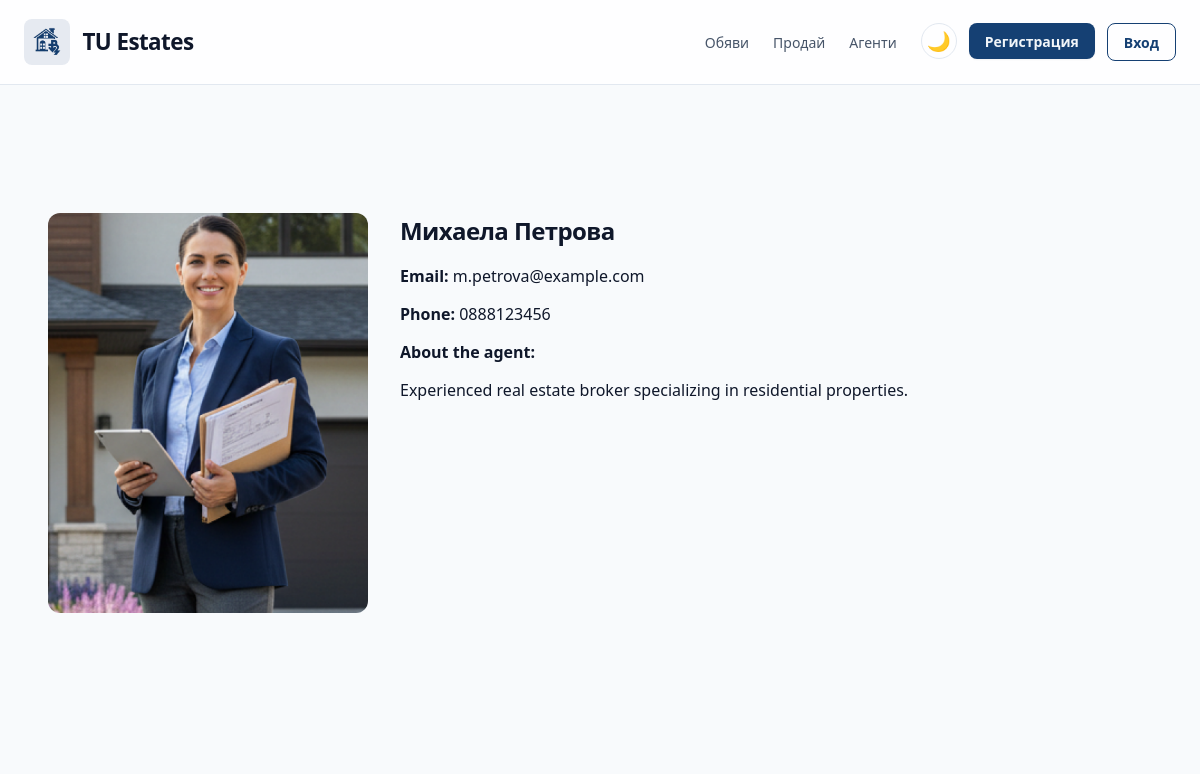
The app's page /index.php?action=agent_profile&id=6, older data.
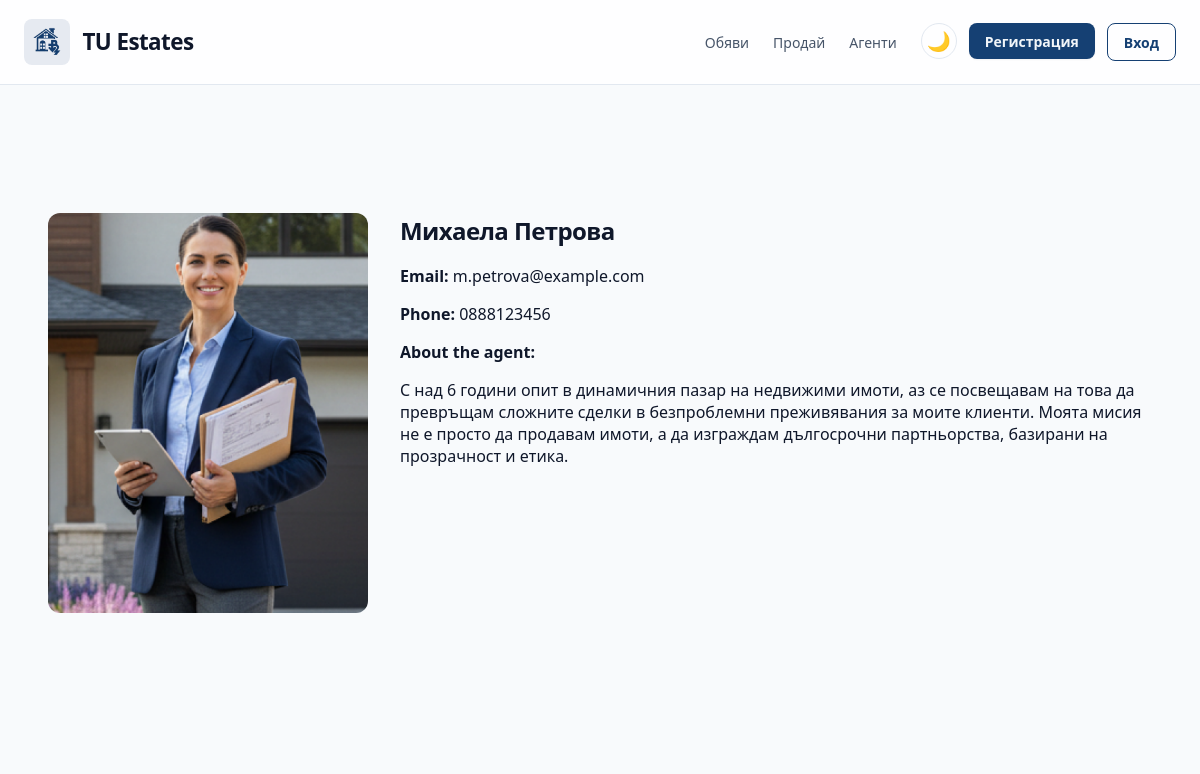
The same page, newer data.
### tables this page shows
CREATE TABLE
    IF NOT EXISTS users (
        id INT AUTO_INCREMENT PRIMARY KEY,
        username VARCHAR(255) NOT NULL,
        email VARCHAR(255) NOT NULL UNIQUE,
        phone VARCHAR(50) NULL,
        image VARCHAR(255) NULL,
        description TEXT NULL,
        password VARCHAR(255) NOT NULL,
        user_type_id INT NOT NULL,
        FOREIGN KEY (user_type_id) REFERENCES user_types (id)
    );

### src/controllers/UserController.php (called while the page is built, shortened)
<?php
class UserController
{
    public static function getAgentById(int $id): ?User
{
    $pdo = Database::getInstance();
    try {
        $stmt = $pdo->prepare("
            SELECT id, username, email, password, user_type_id, phone, image, description
            FROM users
            WHERE id = :id AND user_type_id = 2
        ");
        $stmt->execute(['id' => $id]);
        $row = $stmt->fetch(PDO::FETCH_ASSOC);
        if ($row) {
            return new User(
                $row['id'],
                $row['username'],
                $row['email'],
                $row['password'],
                $row['user_type_id'],
                $row['phone'] ?? null,
                $row['image'] ?? null,
                $row['description'] ?? null
            );
        }
        return null;
    } catch (PDOException $e) {
        die('Error fetching agent: ' . $e->getMessage());
    }
}
}

### src/models/User.php (called while the page is built, shortened)
<?php
class User
{
    private string $username;
    private string $email;
    private ?string $phone;
    private ?string $image;
    private ?string $description;
    public function __construct(  int $id,
        string $username,
        string $email,
        string $password,
        int $userType,
        ?string $phone = null,
        ?string $image = null,
        ?string $description = null)
    {
        $this->username = $username;
        $this->email = $email;
        $this->phone = $phone;
        $this->image = $image;
        $this->description = $description;
    }
    public function getUsername(): string
    {
        return $this->username;
    }
    public function getEmail(): string
    {
        return $this->email;
    }
     public function getPhone(): string
    {
        return $this->phone;
    }
    public function getImage(): string
    {
        return $this->image;
    }
    public function getDescription(): string
    {
        return $this->description;
    }
}

### src/views/agent_profile.php (the view, shortened to what the changed rows need)
<!DOCTYPE html>
<html lang="en">
<head>
    <link rel="stylesheet" href="style.css">
</head>
<body>
    <div class="main_wrapper">
        <header>
            <div class="logo">
                <a class="logo_group" href="index.php?action=homepage">
                    <picture>
                        <img class="icon_box theme_light_img" src="images/broker_logo_light.png" alt="TU Brokers Logo">
                    </picture>
                    <h1 class="heading_primary">TU Estates</h1>
                </a>
            </div>
             <div class="nav_wrapper">
                <div class="nav_container">
                    <nav class="nav_links">
                        <a class="nav_link" href="index.php?action=buy_rent">Обяви</a>
                        <a class="nav_link" href="index.php?action=sell">Продай</a>
                        <a class="nav_link" href="index.php?action=agents">Агенти</a>
                    </nav>
                    <div class="sing_in_btns">
                        <button id="theme-toggle" class="btn_secondary" style="padding: 0; width: 36px; height: 36px; border-radius: 50%; font-size: 1.2rem; display: flex; align-items: center; justify-content: center; border: 1px solid var(--border-light); cursor: pointer; background: transparent;">
                        </button>
                        <?php
                        if (isset($_SESSION['user_id'])) {
                            echo '<a href="index.php?action=profile" class="btn_primary">Профил</a>';
                            echo '<a href="index.php?action=logout" class="btn_secondary">Изход</a>';
                        } else {
                            echo '<a href="index.php?action=register" class="btn_primary">Регистрация</a>';
                            echo '<a href="index.php?action=login" class="btn_secondary">Вход</a>';
                        }
                        ?>
                    </div>
                </div>
            </div>
        </header>
        <section class="content_section">
            <div class="container_center">
                <div class="property_card" style="display:flex; gap:2rem; align-items:flex-start; padding:2rem;">
                    <div style="flex:0 0 320px;">
                        <img
                            src="<?= !empty($agent->getImage()) ? htmlspecialchars($agent->getImage()) : 'uploads/default-agent.jpg'; ?>"
                            alt="<?= htmlspecialchars($agent->getUsername()); ?>"
                            style="width:100%; height:400px; object-fit:cover; border-radius:12px;"
                        >
                    </div>
                    <div style="flex:1;">
                        <h2 class="section_title"><?= htmlspecialchars($agent->getUsername()); ?></h2>
                        <p><strong>Email:</strong> <?= htmlspecialchars($agent->getEmail()); ?></p>
                        <p><strong>Phone:</strong> <?= htmlspecialchars($agent->getPhone() ?? 'Not provided'); ?></p>
                        <p><strong>About the agent:</strong></p>
                        <p><?= nl2br(htmlspecialchars($agent->getDescription() ?? 'No description available.')); ?></p>
                    </div>
                </div>
            </div>
        </section>
    </div>
</body>
</html>

Row changes from the older to the newer data that the page shows:
changed users "Михаела Петрова": description "Experienced real estate broker specializing in residential properties." → "С над 6 години опит в динамичния пазар на недвижими имоти, аз се посвещавам на това да превръщам сложните сделки в безпроблемни преживявания за моите клиенти. Моята мисия не е просто да продавам имоти, а да изграждам дългосрочни партньорства, базирани на прозрачност и етика."
